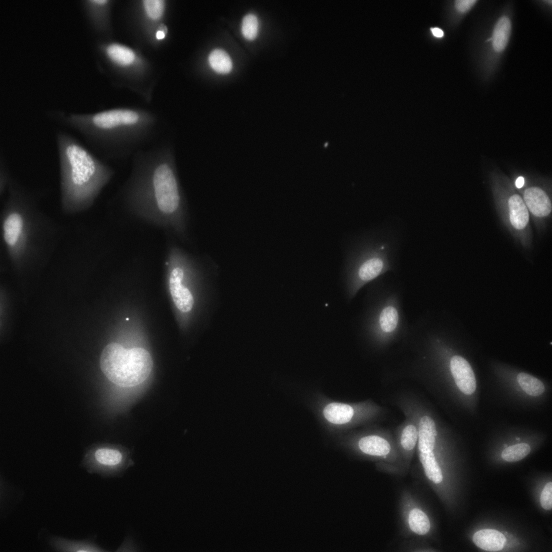
#> input picture train/UNet/data/0_raw_images/MFGTMPcx7_170702000001_B14f07d0.png, 1104 x 1104 px, given as the content of the folder ../data/1_raw_annotations/, which was not available (shown at 1/2 size)
$ python preprocessing.py
#> lines starting #> are read from the running program, lines starting #| are printed output that depends on the picture; after the words box and inside, x2 and y2 are one past the last pixel; in counts of white or black regions, pixels touching at a corner belong together; pictures that were not available may be replaced by others from this repository, and a replacement may not be noted
## This script is taken from carpenterlab and modified for this project.
## It will take annotations as masks and return nuclei(cells) as three class images (background, inside pixels and boundary pcs)
## there is a configuration file also which set specific parameters such as raw annotation directory or output folder as boundary
## number of pixels as boundary size could be modified


import os
import random
import matplotlib.pyplot as plt
import numpy as np
import pathlib
from tqdm import tqdm
import skimage.io
import skimage.segmentation
import utils.dirtools
import utils.augmentation
from config import config_vars


print(config_vars)


filelist = sorted(os.listdir(config_vars["raw_annotations_dir"]))
total_objects = 0

# run over all raw images
for filename in tqdm(filelist):

    # GET ANNOTATION
    annot = skimage.io.imread(config_vars["raw_annotations_dir"] + filename)
#> annot is the input picture: shape (1104, 1104); min 0, max 255, mean 23.6

    # strip the first channel
    if len(annot.shape) == 3:
        annot = skimage.color.rgb2gray(annot)*255
        #annot = annot[:,:,0]


    # label the annotations nicely to prepare for future filtering operation
    annot = skimage.morphology.label(annot)
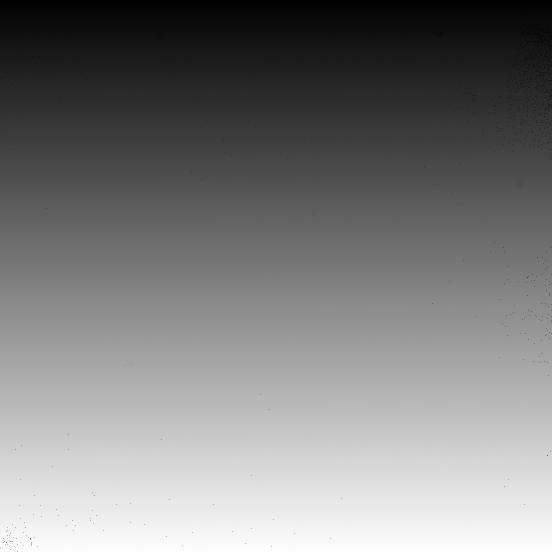
#> annot: shape (1104, 1104) int64 (shown at 1/2 size); min 0, max 768090, mean 379344.2; drawn with min black and max white
    total_objects += len(np.unique(annot)) - 1
#> total_objects = 768090

    # filter small objects, e.g. micronulcei
    annot = skimage.morphology.remove_small_objects(annot, min_size=config_vars["cell_min_size"])
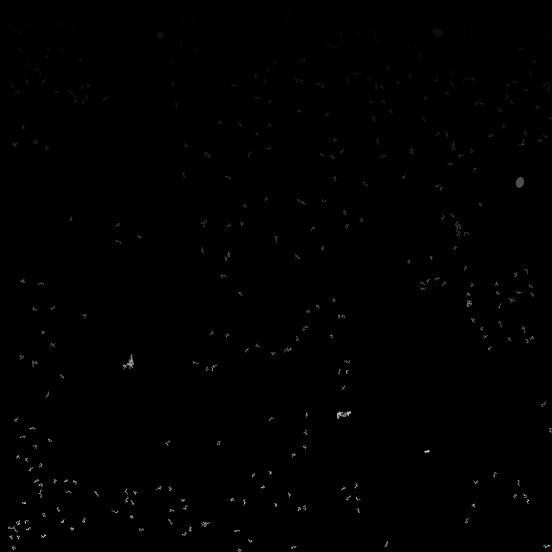
#> annot: shape (1104, 1104) int64 (shown at 1/2 size); min 0, max 763485, mean 1978; drawn with min black and max white

    # find boundaries
    boundaries = skimage.segmentation.find_boundaries(annot)
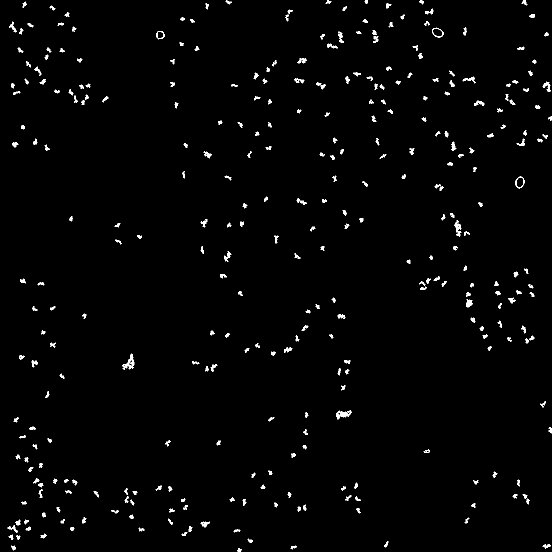
#> boundaries: shape (1104, 1104) bool (shown at 1/2 size); 1.5% white; 323 white regions, largest, box (x1, y1, x2, y2) and area: (244, 707, 269, 740) 291, (673, 821, 703, 839) 262, (908, 440, 923, 473) 208

    for k in range(2, config_vars["boundary_size"], 2):
        boundaries = skimage.morphology.binary_dilation(boundaries)

    # BINARY LABEL

    # prepare buffer for binary label
    label_binary = np.zeros((annot.shape + (3,)))

    # write binary label
    label_binary[(annot == 0) & (boundaries == 0), 0] = 1
    label_binary[(annot != 0) & (boundaries == 0), 1] = 1
    label_binary[boundaries == 1, 2] = 1

    # save it - converts image to range from 0 to 255
#> (the run stopped early here; a loop or call above may not have finished)
